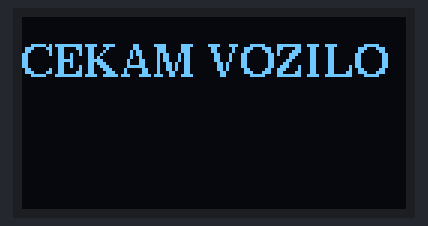
The sketch below on a simulated ESP8266 (NodeMCU). Shown: 128×64 one-colour display. WiFi joins after 1.5 s; servers stay silent unless stated; what the sketch prints to the serial monitor is not drawn.

Above: at 0.1 s.

The sketch:

esp8266.ino
```cpp
#include <Arduino.h>
#include <U8g2lib.h>
#include <Wire.h>
#include <ESP8266WiFi.h>
#include <ESP8266HTTPClient.h>
#include <ArduinoJson.h>

U8G2_SH1106_128X64_NONAME_F_SW_I2C u8g2(U8G2_R0, 14, 13, U8X8_PIN_NONE);

const char* ssid = "FRITZ!Box 7520 GB";
const char* password = "01386042308753323779";
const char* serverUrl = "http://192.168.178.29:8000/latest_entry";

String trenutnaTablica = "";

void prikaziNaDispleju(String tablica) {
  u8g2.clearBuffer();
  u8g2.setFont(u8g2_font_ncenB10_tr);

  if (tablica == "") {
    u8g2.drawStr(0, 20, "CEKAM VOZILO");
  } else {
    u8g2.drawStr(0, 20, "TABLICA");
    u8g2.drawStr(0, 45, tablica.c_str());
  }

  u8g2.sendBuffer();
}

void setup() {
  Serial.begin(115200);
  u8g2.begin();

  prikaziNaDispleju("");

  WiFi.begin(ssid, password);
  Serial.print("Spajam na WiFi");
  while (WiFi.status() != WL_CONNECTED) {
    delay(500);
    Serial.print(".");
  }
  Serial.println("WiFi spojen!");
  Serial.println(WiFi.localIP());
}

void loop() {
  if (WiFi.status() == WL_CONNECTED) {
    WiFiClient client;
    HTTPClient http;

    http.begin(client, serverUrl);
    int httpCode = http.GET();

    if (httpCode == 200) {
      String payload = http.getString();

      StaticJsonDocument<512> doc;
      DeserializationError error = deserializeJson(doc, payload);

      if (!error) {
        bool available = doc["available"];
        if (available) {
          String tablica = doc["tablica"].as<String>();
          if (tablica != trenutnaTablica) {
            trenutnaTablica = tablica;
            prikaziNaDispleju(tablica);
            Serial.println("Nova tablica: " + tablica);
          }
        } else {
          if (trenutnaTablica != "") {
            trenutnaTablica = "";
            prikaziNaDispleju("");
          }
        }
      }
    } else {
      Serial.println("HTTP greška: " + String(httpCode));
    }

    http.end();
  }

  delay(3000);
}
```
